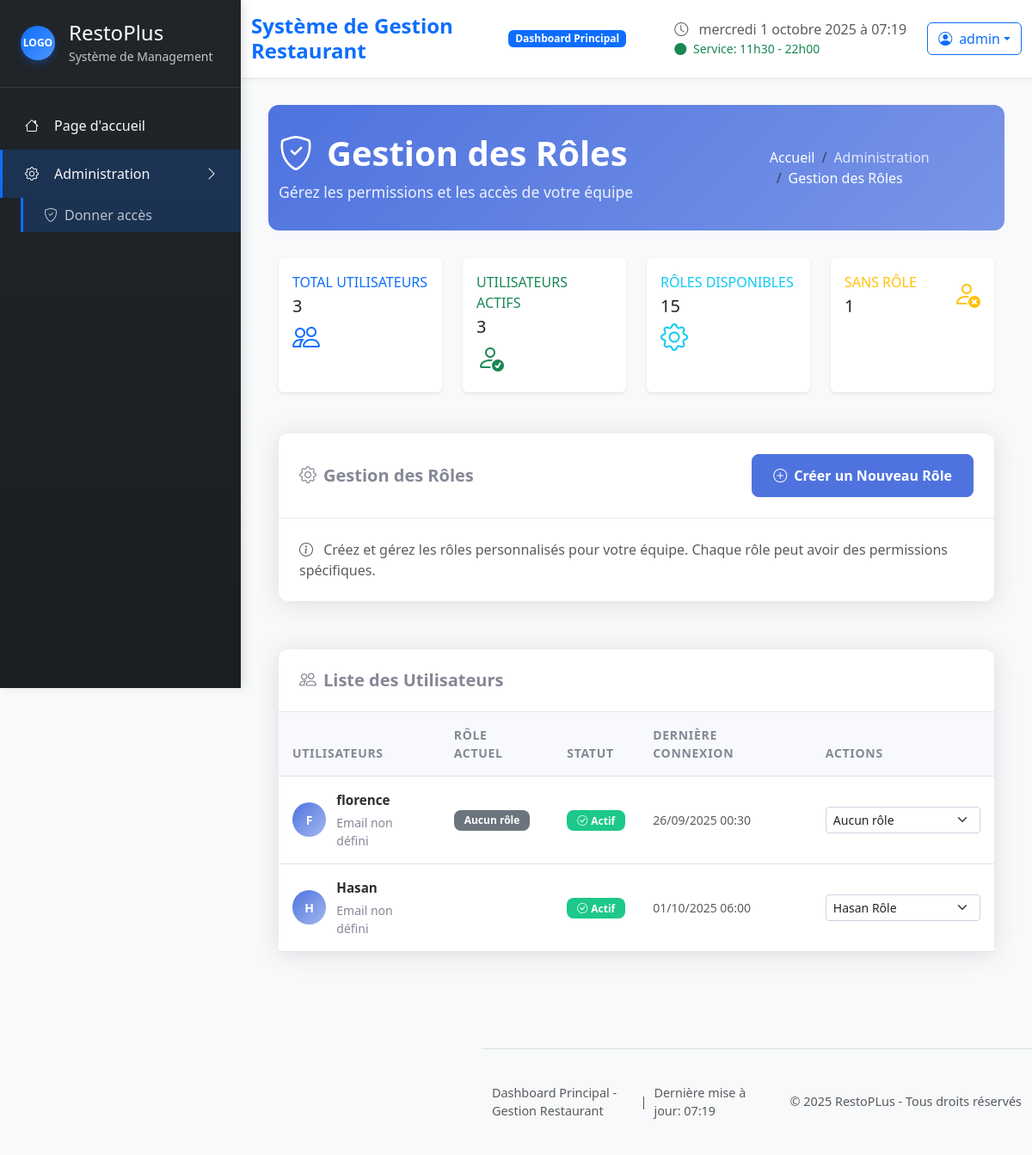
The page /admin-dashboard/ (signed in) on the database as committed earlier.
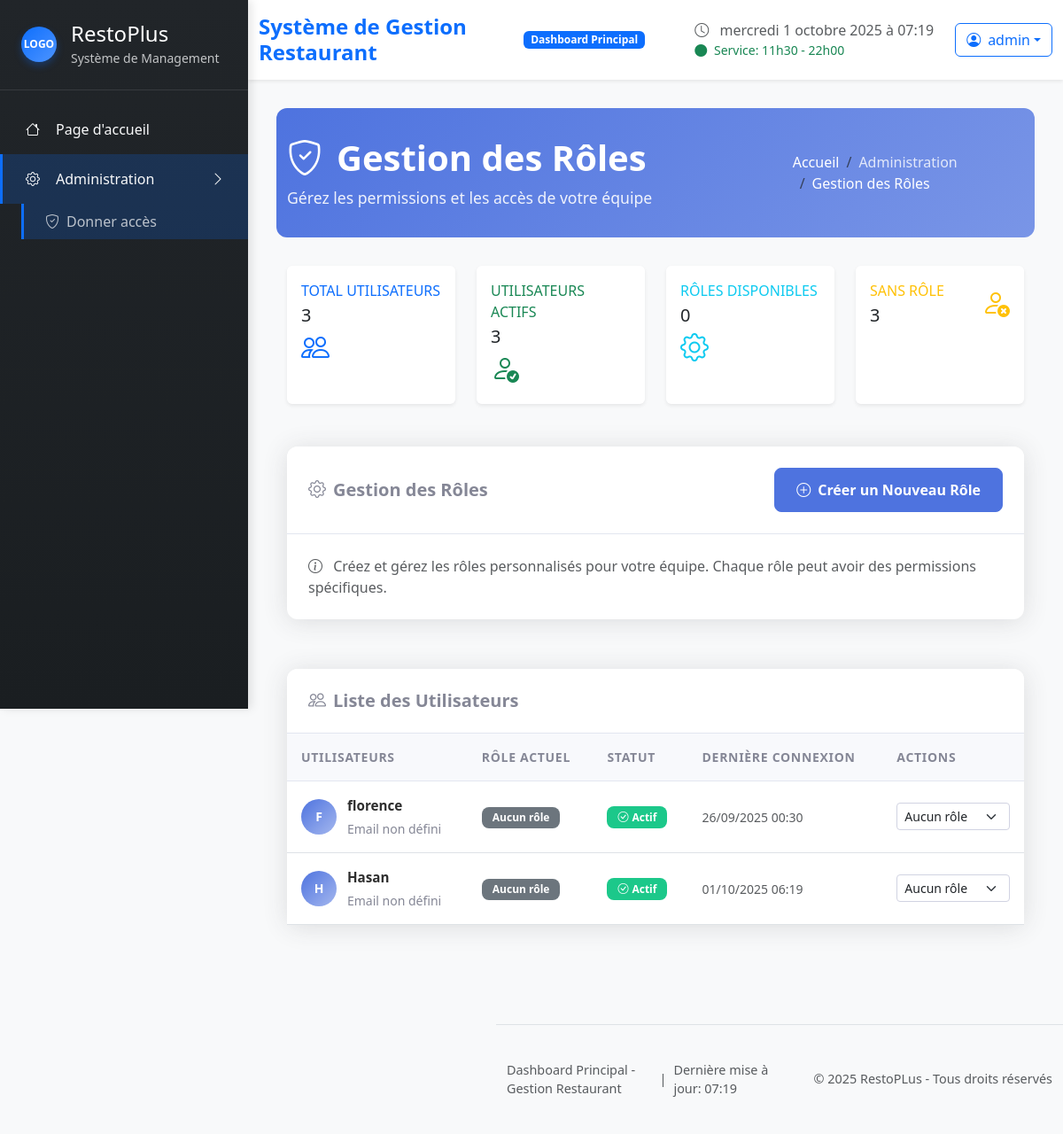
The same page on the database as committed later.
### restoplus/models.py (models this page shows, shortened)
class User(AbstractUser):
    first_name = models.CharField(max_length=150, blank=True, verbose_name="Prénom")
    last_name = models.CharField(max_length=150, blank=True, verbose_name="Nom de famille")
    email = models.EmailField(blank=True, verbose_name="Courriel")
    is_manager = models.BooleanField(default=False)
    role = models.ForeignKey(Role, on_delete=models.SET_NULL, null=True, blank=True)
    def has_permission(self, permission):
        if self.is_superuser:
            return True
        if not self.role:
            return False
        return getattr(self.role, permission, False)

class Role(models.Model):
    name = models.CharField(max_length=100, unique=True, verbose_name="Nom du rôle")
    description = models.TextField(blank=True, verbose_name="Description")
    can_manage_users = models.BooleanField(default=False, verbose_name="Peut gérer les utilisateurs")
    can_view_reports = models.BooleanField(default=False, verbose_name="Peut voir les rapports")
    can_manage_inventory = models.BooleanField(default=False, verbose_name="Peut gérer l'inventaire")
    can_manage_orders = models.BooleanField(default=False, verbose_name="Peut gérer les commandes")
    can_distribute_tasks = models.BooleanField(default=False, verbose_name="Peut distribuer des tâches à tous")
    created_at = models.DateTimeField(auto_now_add=True)
    class Meta:
        verbose_name = "Rôle"
        verbose_name_plural = "Rôles"
        ordering = ['name']

### restoplus/views.py (the view)
# urls.py: path('admin-dashboard/', views.admin_dashboard, name='admin_dashboard'),
def admin_dashboard(request):
    if not request.user.has_permission('can_manage_users'):
        messages.error(request, "Vous n'avez pas les permissions d'accéder à cette page")
        return redirect('no_access')
    users = User.objects.exclude(id=request.user.id).select_related('role')
    all_users = User.objects.all().select_related('role')  # Pour les statistiques générales
    roles = Role.objects.all()
    users_without_role = all_users.filter(role__isnull=True)
    active_users = all_users.filter(is_active=True)
    context = {
    'title': 'Tableau de bord administrateur',
    'users' : users,  # Utilisateurs sans l'utilisateur connecté
    'roles' : roles,
    'users_without_role_count': users_without_role.count(),
    'active_users_count': active_users.count(),
    'total_users_count': all_users.count(),  # Nombre total pour les statistiques
    }
    return render(request, "restoplus/admin_dashboard.html", context)

### restoplus/templates/restoplus/admin_dashboard.html (shortened to what this page needs)
{% extends "restoplus/base.html" %}
{% load static %}
{% block content %}
<div class="admin-dashboard">
  <div class="admin-dashboard__header">
    <div class="container-fluid">
      <div class="row align-items-center">
        <div class="col-md-8">
          <h1><i class="bi bi-shield-check me-3"></i>Gestion des Rôles</h1>
          <p>Gérez les permissions et les accès de votre équipe</p>
        </div>
        <div class="col-md-4 text-md-end">
          <nav aria-label="breadcrumb">
            <ol class="breadcrumb">
              <li class="breadcrumb-item"><a href="{% url 'accueil' %}">Accueil</a></li>
              <li class="breadcrumb-item">Administration</li>
              <li class="breadcrumb-item active">Gestion des Rôles</li>
            </ol>
          </nav>
        </div>
      </div>
    </div>
  </div>
  <div class="container-fluid">
    <div class="row mb-4">
      <div class="col-xl-3 col-md-6 mb-4">
        <div class="card border-0 shadow-sm h-100">
          <div class="card-body">
            <div class="row no-gutters align-items-center">
              <div class="col mr-2">
                <div class="text-xs font-weight-bold text-primary text-uppercase mb-1">Total Utilisateurs</div>
                <div class="h5 mb-0 font-weight-bold text-gray-800">{{ total_users_count }}</div>
              </div>
              <div class="col-auto">
                <i class="bi bi-people fs-2 text-primary"></i>
              </div>
            </div>
          </div>
        </div>
      </div>
      <div class="col-xl-3 col-md-6 mb-4">
        <div class="card border-0 shadow-sm h-100">
          <div class="card-body">
            <div class="row no-gutters align-items-center">
              <div class="col mr-2">
                <div class="text-xs font-weight-bold text-success text-uppercase mb-1">Utilisateurs Actifs</div>
                <div class="h5 mb-0 font-weight-bold text-gray-800">{{ active_users_count }}</div>
              </div>
              <div class="col-auto">
                <i class="bi bi-person-check fs-2 text-success"></i>
              </div>
            </div>
          </div>
        </div>
      </div>
      <div class="col-xl-3 col-md-6 mb-4">
        <div class="card border-0 shadow-sm h-100">
          <div class="card-body">
            <div class="row no-gutters align-items-center">
              <div class="col mr-2">
                <div class="text-xs font-weight-bold text-info text-uppercase mb-1">Rôles Disponibles</div>
                <div class="h5 mb-0 font-weight-bold text-gray-800">{{ roles|length }}</div>
              </div>
              <div class="col-auto">
                <i class="bi bi-gear fs-2 text-info"></i>
              </div>
            </div>
          </div>
        </div>
      </div>
      <div class="col-xl-3 col-md-6 mb-4">
        <div class="card border-0 shadow-sm h-100">
          <div class="card-body">
            <div class="row no-gutters align-items-center">
              <div class="col mr-2">
                <div class="text-xs font-weight-bold text-warning text-uppercase mb-1">Sans Rôle</div>
                <div class="h5 mb-0 font-weight-bold text-gray-800">{{ users_without_role_count }}</div>
              </div>
              <div class="col-auto">
                <i class="bi bi-person-x fs-2 text-warning"></i>
              </div>
            </div>
          </div>
        </div>
      </div>
    </div>
    <div class="row mb-4">
      <div class="col-12">
        <div class="admin-dashboard__card">
          <div class="card-header d-flex justify-content-between align-items-center">
            <h5><i class="bi bi-gear me-2"></i>Gestion des Rôles</h5>
            <div class="card-tools">
              <button class="btn btn-primary" data-bs-toggle="modal" data-bs-target="#createRoleModal">
                <i class="bi bi-plus-circle me-2"></i>Créer un Nouveau Rôle
              </button>
            </div>
          </div>
          <div class="card-body">
            <div class="row">
              <div class="col-md-12">
                <p class="text-muted mb-0">
                  <i class="bi bi-info-circle me-2"></i>
                  Créez et gérez les rôles personnalisés pour votre équipe. Chaque rôle peut avoir des permissions spécifiques.
                </p>
              </div>
            </div>
          </div>
        </div>
      </div>
    </div>
    <div class="admin-dashboard__card">
      <div class="card-header d-flex justify-content-between align-items-center">
        <h5><i class="bi bi-people me-2"></i>Liste des Utilisateurs</h5>
      </div>
      <div class="card-body p-0">
        {% if users %}
        <div class="table-responsive">
          <table class="table admin-dashboard__table">
            <thead>
              <tr>
                <th>Utilisateurs</th>
                <th>Rôle Actuel</th>
                <th>Statut</th>
                <th>Dernière Connexion</th>
                <th>Actions</th>
              </tr>
            </thead>
            <tbody>
              {% for user in users %}
              <tr>
                <td>
                  <div class="user-info">
                    <div class="user-avatar">
                      {{ user.first_name|first|default:user.username|first }}{{ user.last_name|first|default:"" }}
                    </div>
                    <div class="user-details">
                      <div class="user-name">{{ user.get_full_name|default:user.username }}</div>
                      <div class="user-email">{{ user.email|default:"Email non défini" }}</div>
                    </div>
                  </div>
                </td>
                <td>
                  {% if user.role %}
                    <span class="badge admin-dashboard__badge--{{ user.role.name|lower|slugify }}">
                    </span>
                  {% else %}
                    <span class="badge admin-dashboard__badge--no-role">Aucun rôle</span>
                  {% endif %}
                </td>
                <td>
                  {% if user.is_active %}
                    <span class="badge admin-dashboard__badge--active">
                      <i class="bi bi-check-circle me-1"></i>Actif
                    </span>
                  {% else %}
                    <span class="badge admin-dashboard__badge--inactive">
                      <i class="bi bi-x-circle me-1"></i>Inactif
                    </span>
                  {% endif %}
                </td>
                <td>
                  <small class="text-muted">
                    {% if user.last_login %}
                      {{ user.last_login|date:"d/m/Y H:i" }}
                    {% else %}
                      Jamais connecté
                    {% endif %}
                  </small>
                </td>
                <td>
                  <div class="admin-dashboard__role-selector">
                    <form method="POST" action="{% url 'manage_user_role' user.id %}" class="d-inline">
                      <select name="role_id" class="form-select form-select-sm" onchange="this.form.submit()">
                        <option value="">Aucun rôle</option>
                        {% for role in roles %}
                          <option value="{{ role.id }}" {% if user.role and user.role.id == role.id %}selected{% endif %}>
                            {{ role.name }}
                          </option>
                        {% endfor %}
                      </select>
                    </form>
                  </div>
                </td>
              </tr>
              {% endfor %}
            </tbody>
          </table>
        </div>
        {% endif %}
      </div>
    </div>
  </div>
</div>
{% endblock %}

### restoplus/templates/restoplus/base.html (shortened to what this page needs)
{% load static %}
<!DOCTYPE html>
<html lang="fr">
<head>
    <link href="https://cdn.jsdelivr.net/npm/bootstrap@5.3.2/dist/css/bootstrap.min.css" rel="stylesheet">
    <link rel="stylesheet" href="https://cdn.jsdelivr.net/npm/bootstrap-icons@1.11.3/font/bootstrap-icons.min.css">
    <link rel="stylesheet" href="https://cdnjs.cloudflare.com/ajax/libs/animate.css/4.1.1/animate.min.css">
    <link rel="stylesheet" href="{% static 'restoplus/css/styles.css' %}">
</head>
<body class="bg-light">
    {% include 'restoplus/partials/sidebar.html' %}
    <div class="main-wrapper">
        {% include 'restoplus/partials/header.html' %}
        <main class="main-content">
            {% block content %}
            {% endblock %}
        </main>
        {% include 'restoplus/partials/footer.html' %}
    </div>
</body>
</html>

### restoplus/templates/restoplus/partials/sidebar.html (shortened to what this page needs)
{% load static %}
<div class="sidebar d-none d-md-block bg-dark" id="desktop-sidebar">
    <div class="sidebar-header p-4">
        <div class="d-flex align-items-center">
            <div class="logo-container me-3">
                <div class="logo bg-primary rounded-circle d-flex align-items-center justify-content-center">
                    <span class="text-white fw-bold">LOGO</span>
                </div>
            </div>
            <div>
                <h4 class="text-white mb-0"> RestoPlus</h4>
                <small class="text-light opacity-75">Système de Management</small>
            </div>
        </div>
    </div>
    <nav class="sidebar-nav flex-fill">
        <ul class="nav flex-column">
            <li class="nav-item">
                <a class="nav-link text-light d-flex align-items-center py-3 px-4 sidebar-link {% if request.resolver_match.url_name == 'accueil' %}active{% endif %}" href="{% url 'accueil' %}">
                    <i class="bi bi-house me-3"></i>
                    <span>Page d'accueil</span>
                </a>
            </li>
            <li class="nav-item">
                <a class="nav-link text-light d-flex align-items-center py-3 px-4 sidebar-link {% if request.resolver_match.url_name == 'admin_dashboard' or request.resolver_match.url_name == 'create_role' or request.resolver_match.url_name == 'manage_user_role' %}active{% endif %}" href="#" data-bs-toggle="collapse" data-bs-target="#adminSubmenu">
                    <i class="bi bi-gear me-3"></i>
                    <span>Administration</span>
                    <i class="bi bi-chevron-right ms-auto"></i>
                </a>
                <div class="collapse {% if request.resolver_match.url_name == 'admin_dashboard' or request.resolver_match.url_name == 'create_role' or request.resolver_match.url_name == 'manage_user_role' %}show{% endif %}" id="adminSubmenu">
                    <ul class="nav flex-column ms-4">
                            <a class="nav-link text-light-50 py-2 {% if request.resolver_match.url_name == 'admin_dashboard' %}active{% endif %}" href="{% url 'admin_dashboard' %}">
                                <i class="bi bi-shield-check me-2"></i>Donner accès
                            </a>
                        </li>
                    </ul>
                </div>

### restoplus/templates/restoplus/partials/header.html (shortened to what this page needs)
{% load static %}
<header class="main-header bg-white shadow-sm sticky-top">
    <div class="container-fluid">
        <div class="row align-items-center py-3">
            <div class="col-md-6">
                <div class="d-flex align-items-center">
                    <h1 class="h4 mb-0 text-primary fw-bold">Système de Gestion Restaurant</h1>
                    <span class="badge bg-primary ms-3 animate__animated animate__pulse animate__infinite">Dashboard Principal</span>
                </div>
            </div>
            <div class="col-md-6">
                <div class="d-flex justify-content-end align-items-center">
                    <div class="me-4">
                        <i class="bi bi-clock text-muted me-2"></i>
                        <span class="text-muted" id="current-time"></span>
                        <div class="small text-success">
                            <i class="bi bi-circle-fill me-1"></i>
                            Service: 11h30 - 22h00
                        </div>
                    </div>
                    <div class="dropdown">
                        <button class="btn btn-outline-primary dropdown-toggle d-flex align-items-center" type="button" data-bs-toggle="dropdown">
                            <i class="bi bi-person-circle me-2"></i>
                            {{ request.user.username }}
                        </button>
                    </div>
                </div>
            </div>
        </div>
    </div>
</header>

### restoplus/templates/restoplus/partials/footer.html
{% load static %}
<footer class="main-footer bg-light border-top mt-5">
    <div class="container-fluid py-4">
        <div class="row align-items-center">
            <div class="col-md-6">
                <div class="d-flex align-items-center">
                    <span class="text-muted">Dashboard Principal - Gestion Restaurant</span>
                    <span class="mx-2 text-muted">|</span>
                    <span class="text-muted">Dernière mise à jour: <span id="footer-time"></span></span>
                </div>
            </div>
            <div class="col-md-6">
                <div class="text-end">
                    <span class="text-muted">© 2025 RestoPLus - Tous droits réservés</span>
                </div>
            </div>
        </div>
    </div>
</footer>

Rows that differ between the two databases and show on the page:
changed User "Hasan": last_login "01/10/2025 06:00" → "01/10/2025 06:19"; role_id "Hasan Rôle" → "Aucun rôle"; now shows "Aucun rôle"
Other text that changed with them:
{{ roles|length }}: "15" → "0"
{{ users_without_role_count }}: "1" → "3"
